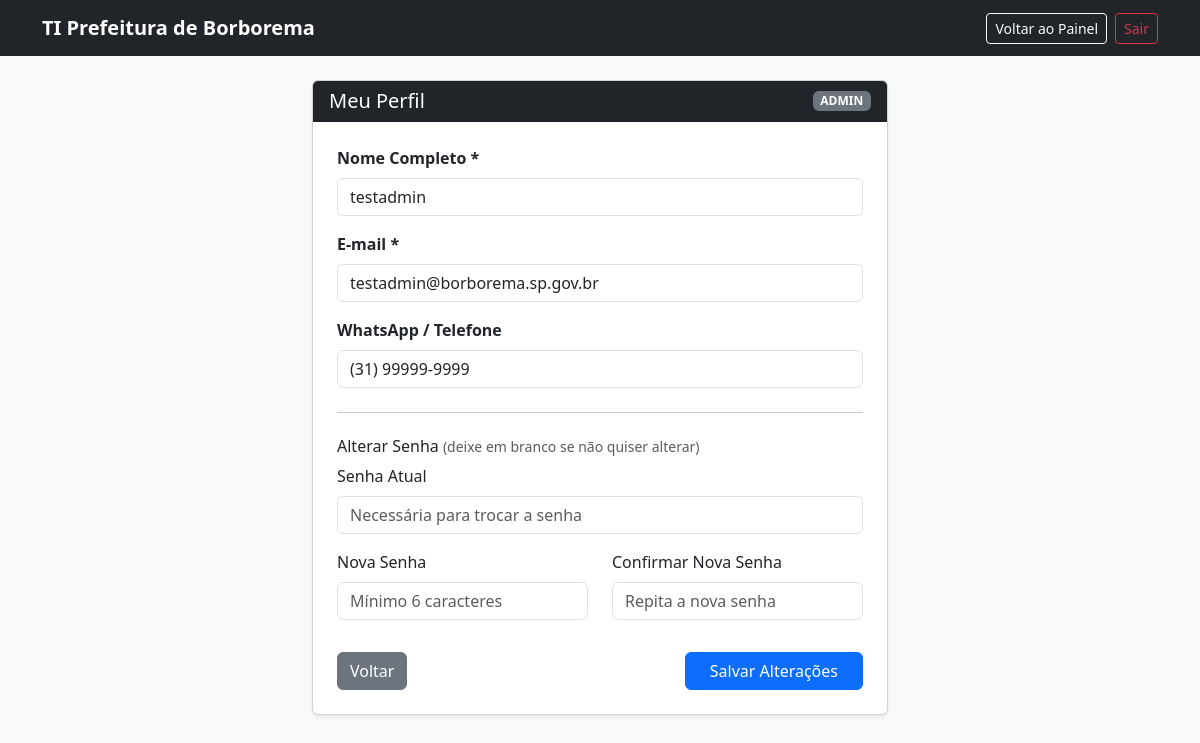
The app's page /perfil.php (signed in) with its own data.
### tables this page shows
CREATE TABLE `usuarios` (
  `id` int(11) NOT NULL,
  `nome` varchar(100) NOT NULL,
  `email` varchar(100) NOT NULL,
  `senha` varchar(255) NOT NULL,
  `cpf` varchar(14) DEFAULT NULL,
  `telefone` varchar(20) DEFAULT NULL,
  `perfil` enum('admin','tecnico','usuario') NOT NULL DEFAULT 'usuario',
  `setor_id` int(11) DEFAULT NULL,
  `ativo` tinyint(1) DEFAULT 1,
  `criado_em` timestamp NOT NULL DEFAULT current_timestamp(),
  `atualizado_em` timestamp NOT NULL DEFAULT current_timestamp() ON UPDATE current_timestamp()
);

### perfil.php (the view, shortened to what this page needs)
<?php
require_once __DIR__ . '/config/conexao.php';
$usuario_id = $_SESSION['usuario_id'];
try {
    $stmtUser = $pdo->prepare("SELECT nome, email, telefone, perfil FROM usuarios WHERE id = :id");
    $stmtUser->execute(['id' => $usuario_id]);
    $dadosUsuario = $stmtUser->fetch();
} catch (PDOException $e) {
    $mensagemErro = "Erro ao carregar dados do usuário.";
}
?>
<!DOCTYPE html>
<html lang="pt-BR">
<head>
    <link href="https://cdn.jsdelivr.net/npm/bootstrap@5.3.0/dist/css/bootstrap.min.css" rel="stylesheet">
</head>
<body class="bg-light">
    <nav class="navbar navbar-expand-lg navbar-dark bg-dark">
        <div class="container">
            <a class="navbar-brand fw-bold" href="/helpdesk_prefeitura/account/painel.php">TI Prefeitura de  Borborema</a>
            <div class="d-flex align-items-center text-white">
                <a href="/helpdesk_prefeitura/account/painel.php" class="btn btn-outline-light btn-sm me-2">Voltar ao Painel</a>
                <a href="/helpdesk_prefeitura/account/logout.php" class="btn btn-outline-danger btn-sm">Sair</a>
            </div>
        </div>
    </nav>
    <div class="container mt-4" style="max-width: 600px;">
        <div class="card shadow-sm">
            <div class="card-header bg-dark text-white d-flex justify-content-between align-items-center">
                <h5 class="mb-0">Meu Perfil</h5>
                <span class="badge bg-secondary"><?= strtoupper($dadosUsuario['perfil'] ?? '') ?></span>
            </div>
            <div class="card-body p-4">
                <form action="perfil.php" method="POST">
                    <div class="mb-3">
                        <label for="nome" class="form-label fw-bold">Nome Completo *</label>
                        <input type="text" name="nome" id="nome" class="form-control" required
                               value="<?= htmlspecialchars($dadosUsuario['nome'] ?? '') ?>">
                    </div>
                    <div class="mb-3">
                        <label for="email" class="form-label fw-bold">E-mail *</label>
                        <input type="email" name="email" id="email" class="form-control" required
                               value="<?= htmlspecialchars($dadosUsuario['email'] ?? '') ?>">
                    </div>
                    <div class="mb-3">
                        <label for="telefone" class="form-label fw-bold">WhatsApp / Telefone</label>
                        <input type="text" name="telefone" id="telefone" class="form-control"
                               value="<?= htmlspecialchars($dadosUsuario['telefone'] ?? '') ?>" placeholder="(16) 99999-9999">
                    </div>
                    <hr class="my-4">
                    <h6>Alterar Senha <small class="text-muted fw-normal">(deixe em branco se não quiser alterar)</small></h6>
                    <div class="mb-3">
                        <label for="senha_atual" class="form-label">Senha Atual</label>
                        <input type="password" name="senha_atual" id="senha_atual" class="form-control" placeholder="Necessária para trocar a senha">
                    </div>
                    <div class="row">
                        <div class="col-md-6 mb-3">
                            <label for="nova_senha" class="form-label">Nova Senha</label>
                            <input type="password" name="nova_senha" id="nova_senha" class="form-control" minlength="6" placeholder="Mínimo 6 caracteres">
                        </div>
                        <div class="col-md-6 mb-3">
                            <label for="confirma_nova" class="form-label">Confirmar Nova Senha</label>
                            <input type="password" name="confirma_nova" id="confirma_nova" class="form-control" minlength="6" placeholder="Repita a nova senha">
                        </div>
                    </div>
                    <div class="d-flex justify-content-between align-items-center mt-3">
                        <a href="/helpdesk_prefeitura/painel.php" class="btn btn-secondary">Voltar</a>
                        <button type="submit" class="btn btn-primary px-4">Salvar Alterações</button>
                    </div>
                </form>
            </div>
        </div>
    </div>
</body>
</html>

### records on screen
usuarios: perfil "ADMIN", nome "testadmin", email "testadmin@borborema.sp.gov.br", telefone "(31) 99999-9999"
